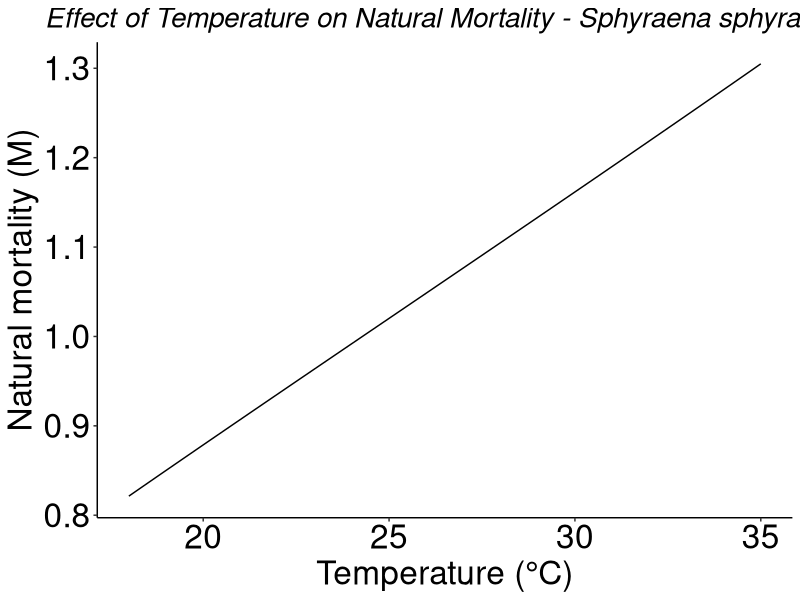
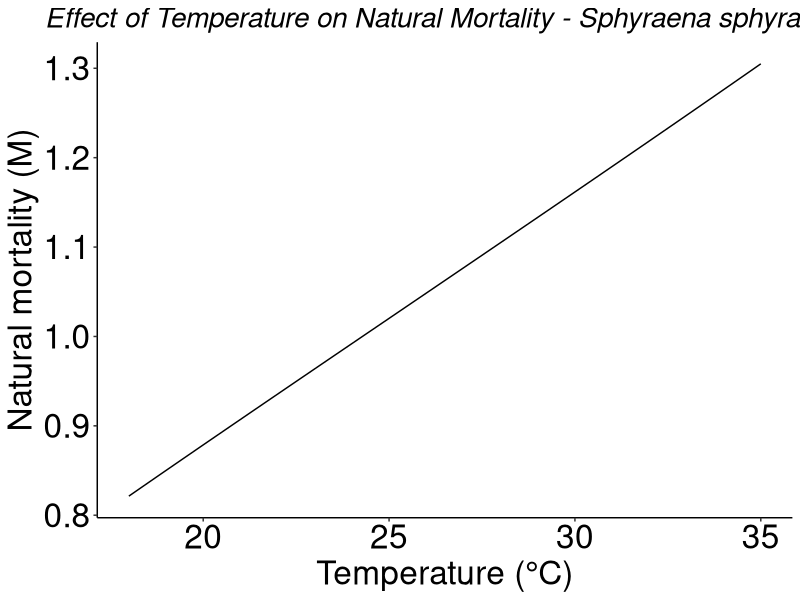

Here is the R script that generated these plots, in order:
# testing the effect of temperature on natural mortality using the Pauly 1980; Froese and Pauly 2000 equation for natural mortality and the temperature effect on growth performance and asymptotic length and weight using the Kielbassa et al. 2010; Mallet et al. 1999 equations for growth performance and asymptotic length and weight.

## load library
library(ggplot2)
library(patchwork)
library(reshape2)

# Set theme for output plots
theme_set(theme_classic())
theme_update(axis.text.x = element_text(colour = "black", size = 24), 
              axis.text.y = element_text(colour = "black", size = 24), axis.title = element_text(size = 24),
              plot.title = element_text(size = 26, hjust = 0.5))


# target_species <- read.csv("Parameters/cs_sp_parameters_fast.csv")
case_study_parameters <- read.csv("Parameters/cs_sp_parameters_slow.csv")

fish_data <- case_study_parameters[case_study_parameters$species == "Sphyraena sphyraena" & case_study_parameters$id == "ss",]

# Set the parameters for the functions
temp <- seq(18, 35, by = 0.1) # temperature range (made-up numbers)

# Extract base parameters for the species
Linf_base <- fish_data$Linf[1]
k_base <- fish_data$growth_coef[1]
temp_base <- fish_data$sp_opt_temp[1] 
M_base <- fish_data$M[1]

# assuming a 1% increase in K per degree increase in temperature
k_under_new_temp <- k_base * (1 + 0.01 * (temp - temp_base))

# assuming a 1% decrease in Linf per degree increase in temperature
Linf_new_clim <- Linf_base * (1 - 0.01 * (temp - temp_base))


## simulation of natural mortality from temperature: source: Pauly 1980; Froese and Pauly 2000
M_temp_function <- function(temp, Linf_new_clim, Linf_base, k_under_new_temp, k_base, temp_base, M_base){
  mult <- (10^(-0.066 - 0.279*log10(Linf_new_clim) + 0.6543*log10(k_under_new_temp) + 0.4634*log10(temp)))/
      (10^(-0.066 - 0.279*log10(Linf_base) + 0.6543*log10(k_base) + 0.4634*log10(temp_base)))
    # mult <- ((k_under_new_temp / k_base)^0.6543) * ((temp / temp_base)^0.4634) * ((Linf / Linf_base)^(-0.279))
  M_temp = M_base * mult
    # M_temp <- 10^(-0.066 - 0.279*log10(Linf) + 0.6543*log10(k_under_new_temp) + 0.4634*log10(temp))
    return(M_temp)
}

# M_temp_function(temp, Linf_new_clim, Linf_base, k_under_new_temp, k_base, temp_base, M_base)

# M_temp_function()

# plot M_temp_function across temperature range with ggplot
M_temp_values <- M_temp_function(temp, Linf_new_clim, Linf_base, k_under_new_temp, k_base, temp_base, M_base)
M_temp_df <- data.frame(temp = temp, M_temp = M_temp_values)
ggplot(M_temp_df, aes(x = temp, y = M_temp)) +
  geom_line() +
  labs(x = "Temperature (°C)", y = "Natural mortality (M)") +
  ggtitle(paste("Effect of Temperature on Natural Mortality -", fish_data$species[1])) +
  theme(plot.title = element_text(hjust = 0.5, size = 20, face = "italic"))


# save plot to a file
ggsave(filename = paste0("Shared/Outputs/temperature_effect_on_natural_mortality_", fish_data$species[1], ".png"), width = 10, height = 6, units = "in", dpi = 600)    
